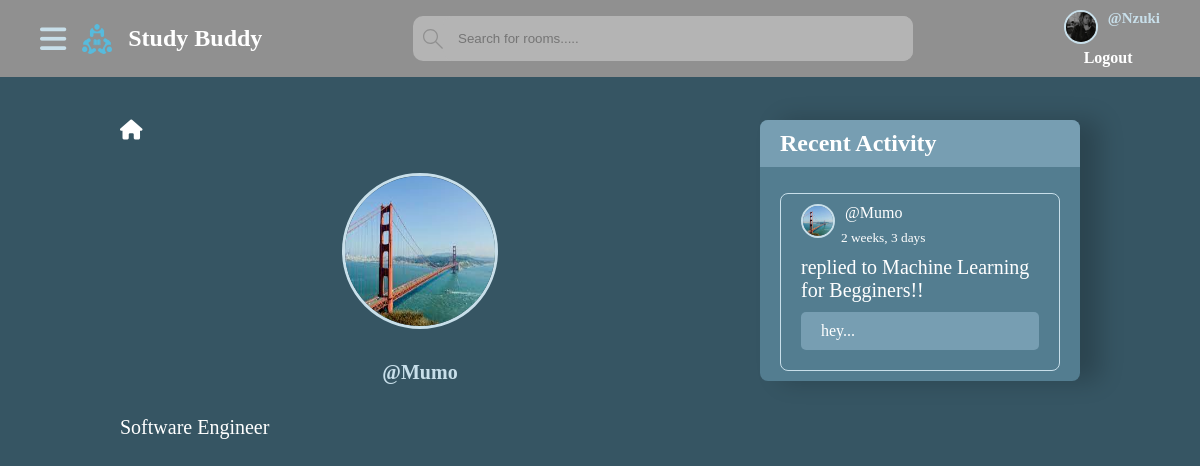
/studybud/profile2/ (signed in), run on the app's committed database.
### core/models.py (models this page shows, shortened)
class UserProfile(models.Model):
    user = models.OneToOneField(User, on_delete=models.CASCADE)
    profile_pic = models.ImageField(upload_to='profile_pic/')
    bio = models.CharField(max_length=1000)
    @property
    def image_url(self):
        if self.profile_pic:
            return self. profile_pic.url
        else:
            return 'static/images/images.png'

class Message(models.Model):
    user = models.ForeignKey(User, on_delete=models.CASCADE)
    room = models.ForeignKey(Room, on_delete=models.CASCADE)
    body = models.TextField()
    replies = models.ManyToManyField(Reply, related_name='message_replies', blank=True)
    created_at = models.DateTimeField(auto_now_add=True)
    class Meta:
        ordering = ['-created_at']
    def __str__(self):
        return f'{self.body[:100]}...'

class Room(models.Model):
    host = models.ForeignKey(User, on_delete=models.CASCADE)
    topic = models.ForeignKey(Topic, on_delete=models.CASCADE)
    name = models.CharField(max_length=200)
    description = models.TextField()
    participants = models.ManyToManyField(User,
                                          related_name='participants',
                                          blank=True
                                          )
    created_at = models.DateTimeField(auto_now_add=True)
    updated_at = models.DateTimeField(auto_now=True)
    class Meta:
        ordering = ['-updated_at', '-created_at']

### core/views.py (the view)
# urls.py: path('profile<int:pk>/', views.profile, name="profile"),
@login_required(login_url='login')
def profile(request, pk):
    user_profile = UserProfile.objects.get(user=request.user)
    form = ProfileForm(request.POST, request.FILES, instance=user_profile)
    user = User.objects.get(pk=pk)
    user_profile = UserProfile.objects.get(user=user)
    rooms = Room.objects.filter(host=user)
    messages = Message.objects.filter(user=user)
    topics = Topic.objects.all()
    topics_count = topics.count()
    context = {
        "user_profile": user_profile,
        "user": user,
        "rooms": rooms,
        "messages": messages,
        "topics_count": topics_count,
        "topics": topics,
        "form": form,
    }
    return render(request, 'core/profile.html', context)

### core/forms.py
class ProfileForm(forms.ModelForm):
    class Meta:
        model = UserProfile
        fields = ['profile_pic', 'bio']
        widgets = {
            'profile_pic': forms.FileInput(attrs={'class': 'custom-file-input'}),
        }
        widgets = {
            'bio': forms.Textarea(attrs={'class': 'bio-textarea'}),
        }
    bio = forms.CharField(
        widget=forms.Textarea(attrs={'class': 'bio-textarea'}),
        error_messages={'required': ''}  # Set the error message to an empty string
    )
    profile_pic = forms.ImageField(
        widget=forms.FileInput(attrs={'class': 'custom-file-input'}),
        error_messages={'required': ''}  # Set the error message to an empty string
    )

### templates/core/profile.html (shortened to what this page needs)
<!DOCTYPE html>
{% extends 'core/base.html'%}
{% load static %}
    {% block content %}
    <section class="profile-container">
        <div class="profile__content">
             <div class="profile">
                 <div class="user__profile">
                     <div class="home-link">
                         <a href="{% url 'index' %}">
                            <i class="fa-solid fa-house"></i>
                         </a>
                     </div>
                     <div class="user-details">
                         <img src="{{user_profile.image_url}}"/>
                         <span>@{{user_profile.user.username}}</span>
                         <p>
                           {{user_profile.bio}}
                         </p>
                     </div>
                 </div>
            </div>
            <div class="profile-activity-container">
                <div class="profile-activity__content">
                    <h2>Recent Activity</h2>
                    <div class="profile-activity">
                        <ul>
                            {% for message in messages %}
                            <li>
                                <div class="profile-activity__user">
                                    <a href="#">
                                      <img src="{% if message.user.userprofile.profile_pic %}{{ message.user.userprofile.image_url }}{% else %}{% static 'images/images.png' %}{% endif %}"/>
                                      <p>@{{message.user.username}}</p>
                                    </a>
                                    <small>{{message.created_at|timesince}}</small>
                                </div>
                                <div class="profile-activity__room">
                                    <a href="#">replied to <span>{{message.room.name}}</span></a>
                                </div>
                                <div class="profile-activity__message">
                                    <p>{{message}}</p>
                                </div>
                            </li>
                           {% endfor %}
                        </ul>
                    </div>
                </div>
            </div>
        </div>
    </section>
   {% endblock content %}

### templates/core/base.html (shortened to what this page needs)
<!DOCTYPE html>
{% load static %}
<html lang="en">
<head>
    <link rel="stylesheet" href="{% static 'styles/base.css' %}"/>
    <link rel="stylesheet" href="{% static 'styles/index.css' %}"/>
    <link rel="stylesheet" href="{% static 'styles/profile.css' %}"/>
    <link rel="stylesheet" href="{% static 'styles/room.css' %}"/>
</head>
<body>
    <nav>
        <div class="nav-container">
            <div class="logo">
                 <i class="fa-solid fa-bars open-topics"></i>
                <a href="{% url 'index' %}">
                    <img src="{% static 'images/favicon.ico' %}"/>
                    <h1>Study Buddy</h1>
                </a>
            </div>
            <div class="search-bar">
                    <form method="GET" action="{% url 'index' %}" id="searchbar">
                        <label>
                          <input type="text" name="q" placeholder="Search for rooms....."/>
                        </label>
                    </form>
            </div>
            <div class="links">
                 {% if user.is_authenticated %}
                     <a class="profile-link" href="{% url 'profile' request.user.id %}">
                        <img src="{{ request.user.userprofile.image_url }}">
                        <p>@{{request.user.username}}</p>
                    </a>
                {% else %}
                     <a class="profile-link" href="#">
                        <img src="{% static 'images/images.png' %}">
                        <p>Guest</p>
                    </a>
                {% endif %}
                {% if user.is_authenticated %}
                 <a class="login" href="{% url 'logout' %}">
                    Logout
                </a>
                {% else %}
                <a class="login" href="{% url 'login' %}">
                    Login/Register
                </a>
                {% endif %}
            </div>
        </div>
    </nav>
    {% block content %}
    {% endblock content %}
</body>
</html>

### static/styles/base.css (style rules this page uses)
* { padding: 0; margin: 0; text-decoration: none; list-style: none; color: var(--text-color); }
:root { --text-color: #ffffff; --special-links: #636363; --links-hover: #c8dfea; --nav-background-color: #909090; --search-bar: #B4B4B4; --body-background-color: #365563; --link-background: #537d90; --hover-color: #779eb2; }
nav { background: var(--nav-background-color); position: fixed; top: 0; z-index: 9999; width: 100%; }
.nav-container { padding: 10px 40px; display: flex; align-items: center; justify-content: space-between; }
.nav-container img { width: 30px; height: 30px; }
.logo { display: flex; align-items: center; gap: 1rem; }
.logo a { display: flex; align-items: center; gap: 1rem; }
.logo i { color: var(--links-hover); font-size: 30px; cursor: pointer; }
.nav-container .links { display: flex; flex-direction: column; gap: 5px; }
.nav-container .links .profile-link { display: flex; gap: 10px; }
.nav-container .links .profile-link img { border-radius: 50%; border: 2px solid var(--links-hover); }
.nav-container .links .profile-link p { color: var(--links-hover); font-weight: 700; font-size: 15px; }
.nav-container .links .login { margin-left: 20px; font-weight: 700; transition: transform 0.3s ease, color 0.3s ease; }
.nav-container #searchbar { width: 500px; display: flex; align-items: center; border: none; background: var(--search-bar); border-radius: 10px; }
.nav-container #searchbar label { display: flex; align-items: center; width: 100%; }
.nav-container #searchbar label input { flex: 1; border: none; outline: none; padding: 15px; background-color: var(--search-bar); border-radius: 10px; margin-left: 0; }
.nav-container #searchbar label svg { width: 20px; height: 20px; fill: var(--nav-background-color); margin-right: 0; margin-left: 10px; }
body { background: var(--body-background-color); }

### static/styles/index.css (style rules this page uses)
* { padding: 0; margin: 0; text-decoration: none; list-style: none; color: var(--text-color); }
:root { --text-color: #ffffff; --special-links: #636363; --links-hover: #c8dfea; --nav-background-color: #909090; --search-bar: #B4B4B4; --body-background-color: #365563; --link-background: #537d90; --hover-color: #779eb2; }

### static/styles/profile.css (style rules this page uses)
* { padding: 0; margin: 0; text-decoration: none; list-style: none; color: var(--text-color); }
:root { --text-color: #ffffff; --special-links: #636363; --links-hover: #c8dfea; --nav-background-color: #909090; --search-bar: #B4B4B4; --body-background-color: #365563; --link-background: #537d90; --hover-color: #779eb2; }
.profile-container .profile__content { padding: 120px; display: grid; grid-template-columns: 2fr 1fr; }
.profile__content .profile { display: flex; flex-direction: column; gap: 2rem; }
.profile .user__profile { display: flex; flex-direction: column; gap: 2rem; align-items: flex-start; }
.user__profile .home-link a i { font-size: 20px; }
.user__profile .user-details { display: flex; flex-direction: column; gap: 2rem; align-items: center; }
.user-details img { width: 150px; height: 150px; border: 3px solid var(--links-hover); border-radius: 50%; }
.user-details span { font-size: 20px; color: var(--links-hover); font-weight: 700; }
.user-details p { font-size: 20px; font-style: italics; width: 600px; }
.profile__content .profile-activity-container .profile-activity__content { display: flex; flex-direction: column; gap: 1rem; background: var(--link-background); box-shadow: 20px 0 24px rgba(0, 0, 0, 0.2); border-radius: 8px; }
.profile-activity__content h2 { padding: 10px 20px; background: var(--hover-color); border-radius: 8px 8px 0 0; }
.profile-activity__content .profile-activity { padding: 10px 20px; }
.profile-activity__content .profile-activity ul { display: flex; flex-direction: column; gap: 1.5rem; }
.profile-activity__content .profile-activity ul li { padding: 10px 20px; border: 0.5px solid var(--links-hover); border-radius: 8px; }
.profile-activity ul li .profile-activity__user { display: flex; flex-direction: column; gap: 2px; }
.profile-activity__user a { display: flex; gap: 10px; }
.profile-activity__user a img { width: 30px; height: 30px; border-radius: 50%; border: 2px solid var(--links-hover); }
.profile-activity__user small { margin-left: 40px; margin-top: -10px; }
.profile-activity ul li .profile-activity__room { margin: 10px 0; }
.profile-activity__room a { font-size: 20px; }
.profile-activity ul li .profile-activity__message { background: var(--hover-color); border-radius: 5px; padding: 10px 20px; margin: 10px 0; }

### data on the page
UserProfile: image_url (picture), user.username "Mumo", bio "Software Engineer"
Message: user.profile_pic (picture), user.username "Mumo", created_at "2 weeks, 3 days", room.name "Machine Learning for Begginers!!", body "hey..."

### other printed values
{{ request.user.username }} "Nzuki"
